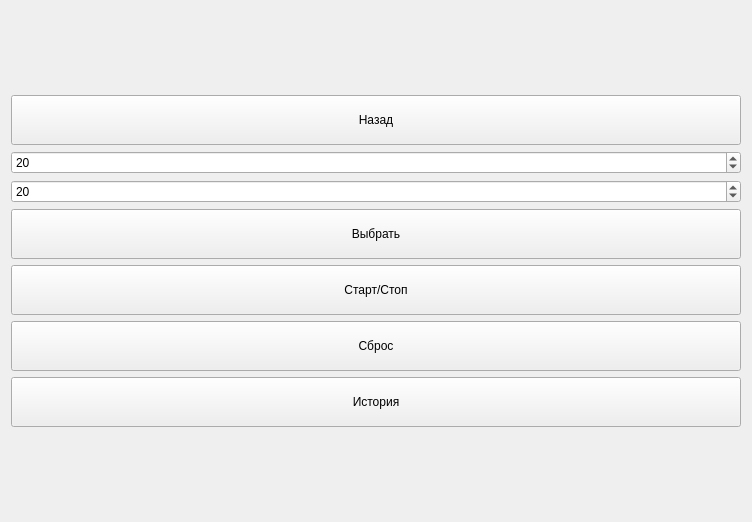
<?xml version="1.0" encoding="UTF-8"?>
<ui version="4.0">
 <class>WorkWindow</class>
 <widget class="QWidget" name="WorkWindow">
  <property name="geometry">
   <rect>
    <x>0</x>
    <y>0</y>
    <width>752</width>
    <height>522</height>
   </rect>
  </property>
  <property name="windowTitle">
   <string>Form</string>
  </property>
  <layout class="QGridLayout" name="gridLayout">
   <item row="0" column="0">
    <layout class="QHBoxLayout" name="horizontalLayout" stretch="5,1">
     <item>
      <layout class="QGridLayout" name="gridLayoutView"/>
     </item>
     <item>
      <layout class="QVBoxLayout" name="verticalLayout">
       <item>
        <widget class="QPushButton" name="pushButtonBack">
         <property name="minimumSize">
          <size>
           <width>100</width>
           <height>50</height>
          </size>
         </property>
         <property name="text">
          <string>Назад</string>
         </property>
        </widget>
       </item>
       <item>
        <widget class="QSpinBox" name="spinBoxX">
         <property name="minimum">
          <number>10</number>
         </property>
         <property name="maximum">
          <number>40</number>
         </property>
         <property name="singleStep">
          <number>1</number>
         </property>
         <property name="value">
          <number>20</number>
         </property>
        </widget>
       </item>
       <item>
        <widget class="QSpinBox" name="spinBoxY">
         <property name="minimum">
          <number>10</number>
         </property>
         <property name="maximum">
          <number>40</number>
         </property>
         <property name="singleStep">
          <number>1</number>
         </property>
         <property name="value">
          <number>20</number>
         </property>
        </widget>
       </item>
       <item>
        <widget class="QPushButton" name="pushButtonEnter">
         <property name="minimumSize">
          <size>
           <width>100</width>
           <height>50</height>
          </size>
         </property>
         <property name="text">
          <string>Выбрать</string>
         </property>
        </widget>
       </item>
       <item>
        <widget class="QPushButton" name="pushButtonStartStop">
         <property name="minimumSize">
          <size>
           <width>100</width>
           <height>50</height>
          </size>
         </property>
         <property name="text">
          <string>Старт/Стоп</string>
         </property>
        </widget>
       </item>
       <item>
        <widget class="QPushButton" name="pushButtonClear">
         <property name="minimumSize">
          <size>
           <width>100</width>
           <height>50</height>
          </size>
         </property>
         <property name="text">
          <string>Сброс</string>
         </property>
        </widget>
       </item>
       <item>
        <widget class="QPushButton" name="pushButtonHistory">
         <property name="minimumSize">
          <size>
           <width>100</width>
           <height>50</height>
          </size>
         </property>
         <property name="text">
          <string>История</string>
         </property>
        </widget>
       </item>
      </layout>
     </item>
    </layout>
   </item>
  </layout>
 </widget>
 <resources/>
 <connections/>
</ui>
